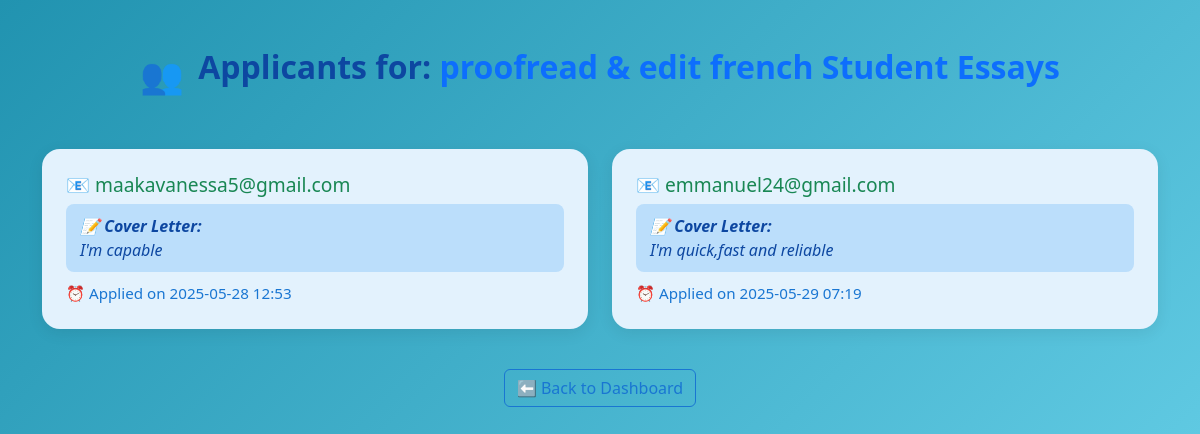
Page /job/8/applicants (signed in) on the committed database.
### app.py (models this page shows)
class Job(db.Model):
    id = db.Column(db.Integer, primary_key=True)
    title = db.Column(db.String(200), nullable=False)
    description = db.Column(db.Text, nullable=False)
    budget = db.Column(db.Integer, nullable=False)
    deadline = db.Column(db.String(100), nullable=False)
    created_at = db.Column(db.DateTime, default=datetime.utcnow)
    employer_id = db.Column(db.Integer, db.ForeignKey('user.id'))

class User(db.Model):
    id = db.Column(db.Integer, primary_key=True)
    email = db.Column(db.String(100), unique=True, nullable=False)
    password = db.Column(db.String(100), nullable=False)
    role = db.Column(db.String(20), nullable=False)

class Application(db.Model):
    id = db.Column(db.Integer, primary_key=True)
    job_id = db.Column(db.Integer, db.ForeignKey('job.id'))
    freelancer_id = db.Column(db.Integer, db.ForeignKey('user.id'))
    cover_letter = db.Column(db.Text, nullable=True)
    applied_at = db.Column(db.DateTime, default=datetime.utcnow)

### app.py (the view)
@app.route('/job/<int:job_id>/applicants')
def view_applicants(job_id):
    if 'user_id' not in session:
        return redirect(url_for('login'))
    job = Job.query.get_or_404(job_id)
    if job.employer_id != session['user_id']:
        return "Unauthorized", 403
    applications = Application.query.filter_by(job_id=job.id).all()
    freelancers = [
        {'application': app, 'freelancer': User.query.get(app.freelancer_id)}
        for app in applications
    ]
    return render_template('view_applicants.html', job=job, freelancers=freelancers)

### templates/view_applicants.html (shortened to what this page needs)
<!DOCTYPE html>
<html lang="en">
<head>
  <link href="https://cdn.jsdelivr.net/npm/bootstrap@5.3.0/dist/css/bootstrap.min.css" rel="stylesheet">
</head>
<body>
  <div class="container py-5">
    <div class="text-center mb-5">
      <span class="header-emoji">👥</span>
      <h2 class="fw-bold d-inline">Applicants for: <span class="text-primary">{{ job.title }}</span></h2>
    </div>
    {% if freelancers %}
      <div class="row g-4">
        {% for entry in freelancers %}
          <div class="col-md-6">
            <div class="card applicant-card p-4">
              <h5 class="card-title text-success">
                📧 {{ entry.freelancer.email }}
              </h5>
              <div class="cover-letter">
                <strong>📝 Cover Letter:</strong><br>{{ entry.application.cover_letter }}
              </div>
              <div class="applied-date">
                ⏰ Applied on {{ entry.application.applied_at.strftime('%Y-%m-%d %H:%M') }}
              </div>
            </div>
          </div>
        {% endfor %}
      </div>
    {% else %}
      <div class="alert alert-info text-center">
        <span style="font-size:1.5rem;">😔</span><br>
        No applicants have applied for this job yet.
      </div>
    {% endif %}
    <div class="text-center back-btn">
      <a href="{{ url_for('dashboard') }}" class="btn btn-outline-secondary">
        ⬅️ Back to Dashboard
      </a>
    </div>
  </div>
</body>
</html>

### templates/view_applicants.html (style rules this page uses)
body { background: linear-gradient(135deg, #2193b0 0%, #6dd5ed 100%); min-height: 100vh; }
.applicant-card { border-radius: 18px; box-shadow: 0 4px 16px rgba(0,0,0,0.08); background: #e3f2fd; transition: transform 0.15s; border: none; }
.card-title { font-size: 1.2rem; display: flex; align-items: center; gap: 8px; color: #1565c0; }
.cover-letter { background: #bbdefb; border-radius: 8px; padding: 10px 14px; margin-bottom: 10px; font-style: italic; color: #0d47a1; }
.applied-date { font-size: 0.95rem; color: #1976d2; display: flex; align-items: center; gap: 5px; }
.back-btn { margin-top: 40px; }
.header-emoji { font-size: 2.2rem; vertical-align: middle; margin-right: 10px; }
.fw-bold.d-inline { color: #0d47a1 !important; }
.btn-outline-secondary { border-color: #1976d2; color: #1976d2; }

### rows in the picture
Job: title "proofread & edit french Student Essays"
User: freelancer.email "maakavanessa5@gmail.com"
Application: application.cover_letter "I'm capable", application.applied_at "2025-05-28 12:53"
User: freelancer.email "emmanuel24@gmail.com"
Application: application.cover_letter "I'm quick,fast and reliable", application.applied_at "2025-05-29 07:19"
